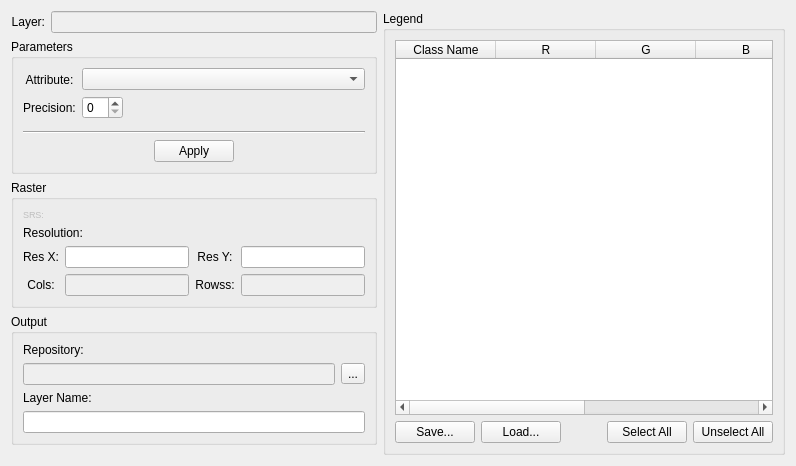
<?xml version="1.0" encoding="UTF-8"?>
<ui version="4.0">
 <class>RasterizationWizardPageForm</class>
 <widget class="QWizardPage" name="RasterizationWizardPageForm">
  <property name="geometry">
   <rect>
    <x>0</x>
    <y>0</y>
    <width>796</width>
    <height>466</height>
   </rect>
  </property>
  <property name="windowTitle">
   <string>Rasterization</string>
  </property>
  <property name="layoutDirection">
   <enum>Qt::LeftToRight</enum>
  </property>
  <layout class="QGridLayout" name="gridLayout_11">
   <item row="0" column="0">
    <layout class="QGridLayout" name="gridLayout_22">
     <item row="0" column="0">
      <layout class="QGridLayout" name="gridLayout_21">
       <item row="0" column="0">
        <layout class="QGridLayout" name="gridLayout_8">
         <item row="0" column="1">
          <widget class="QLineEdit" name="m_layerLineEdit">
           <property name="enabled">
            <bool>false</bool>
           </property>
          </widget>
         </item>
         <item row="0" column="0">
          <widget class="QLabel" name="label">
           <property name="text">
            <string>Layer:</string>
           </property>
           <property name="alignment">
            <set>Qt::AlignRight|Qt::AlignTrailing|Qt::AlignVCenter</set>
           </property>
          </widget>
         </item>
        </layout>
       </item>
       <item row="1" column="0">
        <widget class="QGroupBox" name="groupBox">
         <property name="title">
          <string>Parameters</string>
         </property>
         <layout class="QGridLayout" name="gridLayout_10">
          <item row="0" column="0">
           <layout class="QGridLayout" name="gridLayout_9">
            <item row="0" column="0">
             <layout class="QGridLayout" name="gridLayout_6">
              <item row="0" column="0">
               <widget class="QLabel" name="label_2">
                <property name="text">
                 <string>Attribute:</string>
                </property>
                <property name="alignment">
                 <set>Qt::AlignCenter</set>
                </property>
               </widget>
              </item>
              <item row="1" column="0">
               <widget class="QLabel" name="label_4">
                <property name="text">
                 <string>Precision:</string>
                </property>
                <property name="alignment">
                 <set>Qt::AlignCenter</set>
                </property>
               </widget>
              </item>
             </layout>
            </item>
            <item row="0" column="1">
             <layout class="QGridLayout" name="gridLayout_7">
              <item row="0" column="0" colspan="2">
               <widget class="QComboBox" name="m_attrComboBox">
                <property name="sizePolicy">
                 <sizepolicy hsizetype="MinimumExpanding" vsizetype="Fixed">
                  <horstretch>0</horstretch>
                  <verstretch>0</verstretch>
                 </sizepolicy>
                </property>
                <property name="minimumSize">
                 <size>
                  <width>200</width>
                  <height>0</height>
                 </size>
                </property>
               </widget>
              </item>
              <item row="1" column="0">
               <widget class="QSpinBox" name="m_precSpinBox"/>
              </item>
              <item row="1" column="1">
               <spacer name="horizontalSpacer">
                <property name="orientation">
                 <enum>Qt::Horizontal</enum>
                </property>
                <property name="sizeHint" stdset="0">
                 <size>
                  <width>138</width>
                  <height>20</height>
                 </size>
                </property>
               </spacer>
              </item>
             </layout>
            </item>
           </layout>
          </item>
          <item row="2" column="0">
           <layout class="QGridLayout" name="gridLayout_15">
            <item row="0" column="0">
             <widget class="Line" name="line">
              <property name="orientation">
               <enum>Qt::Horizontal</enum>
              </property>
             </widget>
            </item>
            <item row="1" column="0">
             <layout class="QGridLayout" name="gridLayout_16">
              <item row="0" column="0">
               <spacer name="horizontalSpacer_2">
                <property name="orientation">
                 <enum>Qt::Horizontal</enum>
                </property>
                <property name="sizeHint" stdset="0">
                 <size>
                  <width>40</width>
                  <height>20</height>
                 </size>
                </property>
               </spacer>
              </item>
              <item row="0" column="1">
               <widget class="QPushButton" name="m_applyPushButton">
                <property name="text">
                 <string>Apply</string>
                </property>
               </widget>
              </item>
              <item row="0" column="2">
               <spacer name="horizontalSpacer_3">
                <property name="orientation">
                 <enum>Qt::Horizontal</enum>
                </property>
                <property name="sizeHint" stdset="0">
                 <size>
                  <width>40</width>
                  <height>20</height>
                 </size>
                </property>
               </spacer>
              </item>
             </layout>
            </item>
           </layout>
          </item>
          <item row="1" column="0">
           <widget class="QWidget" name="m_colorBarWidget" native="true"/>
          </item>
         </layout>
        </widget>
       </item>
       <item row="2" column="0">
        <widget class="QGroupBox" name="groupBox_2">
         <property name="title">
          <string>Raster</string>
         </property>
         <layout class="QGridLayout" name="gridLayout_20">
          <item row="0" column="0">
           <layout class="QGridLayout" name="gridLayout_19">
            <item row="1" column="0">
             <widget class="QLabel" name="label_3">
              <property name="layoutDirection">
               <enum>Qt::LeftToRight</enum>
              </property>
              <property name="text">
               <string>Resolution:</string>
              </property>
              <property name="alignment">
               <set>Qt::AlignLeading|Qt::AlignLeft|Qt::AlignVCenter</set>
              </property>
             </widget>
            </item>
            <item row="2" column="0">
             <layout class="QGridLayout" name="gridLayout_18">
              <item row="0" column="0">
               <layout class="QGridLayout" name="gridLayout_12">
                <item row="0" column="0">
                 <widget class="QLabel" name="label_5">
                  <property name="text">
                   <string>Res X:</string>
                  </property>
                  <property name="alignment">
                   <set>Qt::AlignCenter</set>
                  </property>
                 </widget>
                </item>
                <item row="1" column="0">
                 <widget class="QLabel" name="label_7">
                  <property name="text">
                   <string>Cols:</string>
                  </property>
                  <property name="alignment">
                   <set>Qt::AlignCenter</set>
                  </property>
                 </widget>
                </item>
               </layout>
              </item>
              <item row="0" column="1">
               <layout class="QGridLayout" name="gridLayout_13">
                <item row="0" column="0">
                 <widget class="QLineEdit" name="m_resXLineEdit"/>
                </item>
                <item row="1" column="0">
                 <widget class="QLineEdit" name="m_colsLineEdit">
                  <property name="enabled">
                   <bool>false</bool>
                  </property>
                 </widget>
                </item>
               </layout>
              </item>
              <item row="0" column="2">
               <layout class="QGridLayout" name="gridLayout_14">
                <item row="0" column="0">
                 <widget class="QLabel" name="label_6">
                  <property name="text">
                   <string>Res Y:</string>
                  </property>
                  <property name="alignment">
                   <set>Qt::AlignCenter</set>
                  </property>
                 </widget>
                </item>
                <item row="1" column="0">
                 <widget class="QLabel" name="label_8">
                  <property name="text">
                   <string>Rowss:</string>
                  </property>
                  <property name="alignment">
                   <set>Qt::AlignCenter</set>
                  </property>
                 </widget>
                </item>
               </layout>
              </item>
              <item row="0" column="3">
               <layout class="QGridLayout" name="gridLayout_17">
                <item row="0" column="0">
                 <widget class="QLineEdit" name="m_resYLineEdit"/>
                </item>
                <item row="1" column="0">
                 <widget class="QLineEdit" name="m_rowsLineEdit">
                  <property name="enabled">
                   <bool>false</bool>
                  </property>
                 </widget>
                </item>
               </layout>
              </item>
             </layout>
            </item>
            <item row="0" column="0">
             <layout class="QGridLayout" name="gridLayout_23">
              <item row="0" column="0">
               <widget class="QLabel" name="label_19">
                <property name="enabled">
                 <bool>false</bool>
                </property>
                <property name="sizePolicy">
                 <sizepolicy hsizetype="Preferred" vsizetype="Fixed">
                  <horstretch>0</horstretch>
                  <verstretch>0</verstretch>
                 </sizepolicy>
                </property>
                <property name="maximumSize">
                 <size>
                  <width>16777215</width>
                  <height>16777215</height>
                 </size>
                </property>
                <property name="font">
                 <font>
                  <pointsize>7</pointsize>
                 </font>
                </property>
                <property name="text">
                 <string>SRS:</string>
                </property>
               </widget>
              </item>
              <item row="0" column="1">
               <widget class="QLabel" name="m_layerSRIDLabel">
                <property name="enabled">
                 <bool>false</bool>
                </property>
                <property name="sizePolicy">
                 <sizepolicy hsizetype="MinimumExpanding" vsizetype="Fixed">
                  <horstretch>0</horstretch>
                  <verstretch>0</verstretch>
                 </sizepolicy>
                </property>
                <property name="maximumSize">
                 <size>
                  <width>16777215</width>
                  <height>16777215</height>
                 </size>
                </property>
                <property name="font">
                 <font>
                  <pointsize>7</pointsize>
                 </font>
                </property>
                <property name="text">
                 <string/>
                </property>
               </widget>
              </item>
             </layout>
            </item>
           </layout>
          </item>
         </layout>
        </widget>
       </item>
       <item row="3" column="0">
        <widget class="QGroupBox" name="m_outputGroupBox">
         <property name="sizePolicy">
          <sizepolicy hsizetype="Preferred" vsizetype="Preferred">
           <horstretch>0</horstretch>
           <verstretch>0</verstretch>
          </sizepolicy>
         </property>
         <property name="title">
          <string>Output</string>
         </property>
         <layout class="QGridLayout" name="gridLayout_3">
          <item row="0" column="0">
           <layout class="QGridLayout" name="gridLayout_2">
            <item row="0" column="0">
             <widget class="QLabel" name="m_repositoryLabel">
              <property name="text">
               <string>Repository:</string>
              </property>
             </widget>
            </item>
            <item row="1" column="0">
             <layout class="QGridLayout" name="gridLayout">
              <item row="0" column="0">
               <widget class="QLineEdit" name="m_repositoryLineEdit">
                <property name="enabled">
                 <bool>false</bool>
                </property>
               </widget>
              </item>
              <item row="0" column="1">
               <widget class="QToolButton" name="m_targetFileToolButton">
                <property name="minimumSize">
                 <size>
                  <width>0</width>
                  <height>0</height>
                 </size>
                </property>
                <property name="text">
                 <string>...</string>
                </property>
               </widget>
              </item>
             </layout>
            </item>
            <item row="2" column="0">
             <widget class="QLabel" name="m_layerNameLabel">
              <property name="text">
               <string>Layer Name:</string>
              </property>
             </widget>
            </item>
            <item row="3" column="0">
             <widget class="QLineEdit" name="m_newLayerNameLineEdit"/>
            </item>
           </layout>
          </item>
         </layout>
        </widget>
       </item>
       <item row="4" column="0">
        <spacer name="verticalSpacer">
         <property name="orientation">
          <enum>Qt::Vertical</enum>
         </property>
         <property name="sizeHint" stdset="0">
          <size>
           <width>316</width>
           <height>13</height>
          </size>
         </property>
        </spacer>
       </item>
      </layout>
     </item>
     <item row="0" column="1">
      <widget class="QGroupBox" name="groupBox_3">
       <property name="title">
        <string>Legend</string>
       </property>
       <layout class="QGridLayout" name="gridLayout_5">
        <item row="0" column="0">
         <widget class="QTableWidget" name="m_tableWidget">
          <property name="sizePolicy">
           <sizepolicy hsizetype="Expanding" vsizetype="Expanding">
            <horstretch>0</horstretch>
            <verstretch>0</verstretch>
           </sizepolicy>
          </property>
          <column>
           <property name="text">
            <string>Class Name</string>
           </property>
          </column>
          <column>
           <property name="text">
            <string>R</string>
           </property>
          </column>
          <column>
           <property name="text">
            <string>G</string>
           </property>
          </column>
          <column>
           <property name="text">
            <string>B</string>
           </property>
          </column>
          <column>
           <property name="text">
            <string>Color</string>
           </property>
          </column>
          <column>
           <property name="text">
            <string>Select</string>
           </property>
          </column>
         </widget>
        </item>
        <item row="1" column="0">
         <layout class="QGridLayout" name="gridLayout_4">
          <item row="0" column="0">
           <widget class="QPushButton" name="m_savePushButton">
            <property name="text">
             <string>Save...</string>
            </property>
           </widget>
          </item>
          <item row="0" column="1">
           <widget class="QPushButton" name="m_loadPushButton">
            <property name="text">
             <string>Load...</string>
            </property>
           </widget>
          </item>
          <item row="0" column="2">
           <spacer name="horizontalSpacer_4">
            <property name="orientation">
             <enum>Qt::Horizontal</enum>
            </property>
            <property name="sizeHint" stdset="0">
             <size>
              <width>40</width>
              <height>20</height>
             </size>
            </property>
           </spacer>
          </item>
          <item row="0" column="3">
           <widget class="QPushButton" name="m_selectAllPushButton">
            <property name="text">
             <string>Select All</string>
            </property>
           </widget>
          </item>
          <item row="0" column="4">
           <widget class="QPushButton" name="m_unselectAllPushButton">
            <property name="text">
             <string>Unselect All</string>
            </property>
           </widget>
          </item>
         </layout>
        </item>
       </layout>
      </widget>
     </item>
    </layout>
   </item>
  </layout>
  <zorder></zorder>
 </widget>
 <resources/>
 <connections/>
</ui>
